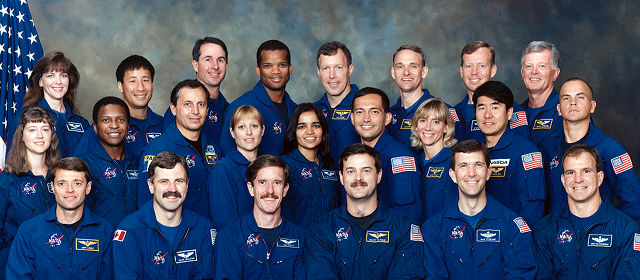
#> input picture LKP5/FACE DETECTION.png, 640 x 280 px, found by its file name
$ python 'LKP5 G64150013 Adi Rizka.py'
#> lines starting #> are read from the running program, lines starting #| are printed output that depends on the picture
#> further down, source is the input picture: shape (280, 640, 3); mean B, G, R 101.3, 80.1, 70.8
#| <class 'numpy.ndarray'>
import cv2
import numpy as np

def rgb2hsv(source):
	row, col, ignore = source.shape
#> row = 280; col = 640; ignore = 3
	dest = np.zeros((row, col, 3), np.uint8)
	for i in range(row):
		for j in range(col):
			r_ = source[i][j][2] / 255
			g_ = source[i][j][1] / 255
			b_ = source[i][j][0] / 255
			Cmax = max(r_, g_, b_)
			Cmin = min(r_, g_, b_)
			delta = Cmax - Cmin
			h = 0
			if delta == 0:
				h = 0
			elif Cmax == r_:
				h = 60 * (((g_ - b_) / delta) % 6)
			elif Cmax == g_:
				h = 60 * (((b_ - r_) / delta) + 2)
			elif Cmax == b_:
				h = 60 * (((r_ - g_) / delta) + 4)
			s = 0 if delta == 0 else delta / Cmax
			v = Cmax

			h /= 2
			v = v * 255
			s = s * 255
			dest.itemset((i, j, 0), v)
			dest.itemset((i, j, 1), s)
			dest.itemset((i, j, 2), h)
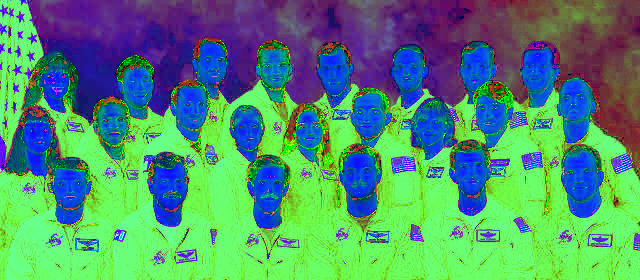
#> dest: shape (280, 640, 3); mean B, G, R 114.6, 143.8, 81.1
	return dest

def detectFace(source):
	row, col, ignore = source.shape
#> row = 280; col = 640; ignore = 3
	dest = np.zeros((row, col, 3), np.uint8)
	for i in range(row):
		for j in range(col):
			v_ = source[i][j][0]
			s_ = source[i][j][1]
			h_ = source[i][j][2]

			if h_ <= 20 and s_ >= 5:
				dest.itemset((i, j, 0), v_)
				dest.itemset((i, j, 1), s_)
				dest.itemset((i, j, 2), h_)
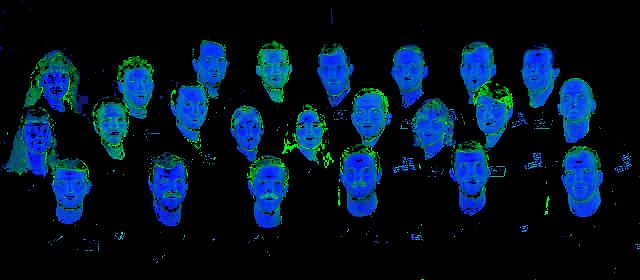
#> dest: shape (280, 640, 3); mean B, G, R 38.2, 20.6, 1.8

	return dest

def hsv2rgb(source):
	row, col, ignore = source.shape
#> row = 280; col = 640; ignore = 3
	dest = np.zeros((row, col, 3), np.uint8)
	for i in range(row):
		for j in range(col):
			v_ = source[i][j][0]/255
			s_ = source[i][j][1]/255
			h_ = source[i][j][2]*2

			c = (v_) * (s_)
			x = c * (1 - abs((h_ / 60) % 2 - 1))
			m = v_ - c

			r_, g_, b_ = 0, 0, 0
			if h_ < 60:
				r_, g_, b_ = c, x, 0
			elif h_ < 120:
				r_, g_, b_ = x, c, 0
			elif h_ < 180:
				r_, g_, b_ = 0, c, x
			elif h_ < 240:
				r_, g_, b_ = 0, x, c
			elif h_ < 300:
				r_, g_, b_ = x, 0, c
			elif h_ < 360:
				r_, g_, b_ = c, 0, x

			r, g, b = (r_ + m) * 255, (g_ + m) * 255, (b_ + m) * 255
			dest.itemset((i, j, 0), b)
			dest.itemset((i, j, 1), g)
			dest.itemset((i, j, 2), r)
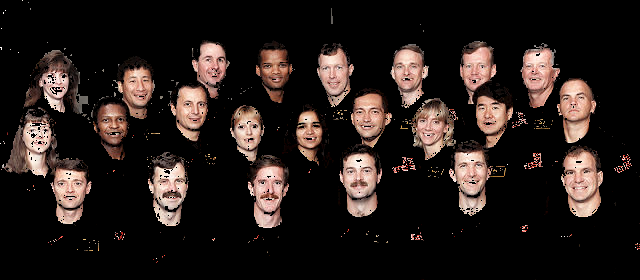
#> dest: shape (280, 640, 3); mean B, G, R 26.3, 29.4, 38.1

	return dest

source = cv2.imread('FACE DETECTION.png')
print(type(source))
source_hsv = rgb2hsv(source)

result = detectFace(source_hsv)
result = hsv2rgb(result)

cv2.imshow('hasildeteksi.png', result)
cv2.waitKey()
cv2.destroyAllWindows()
